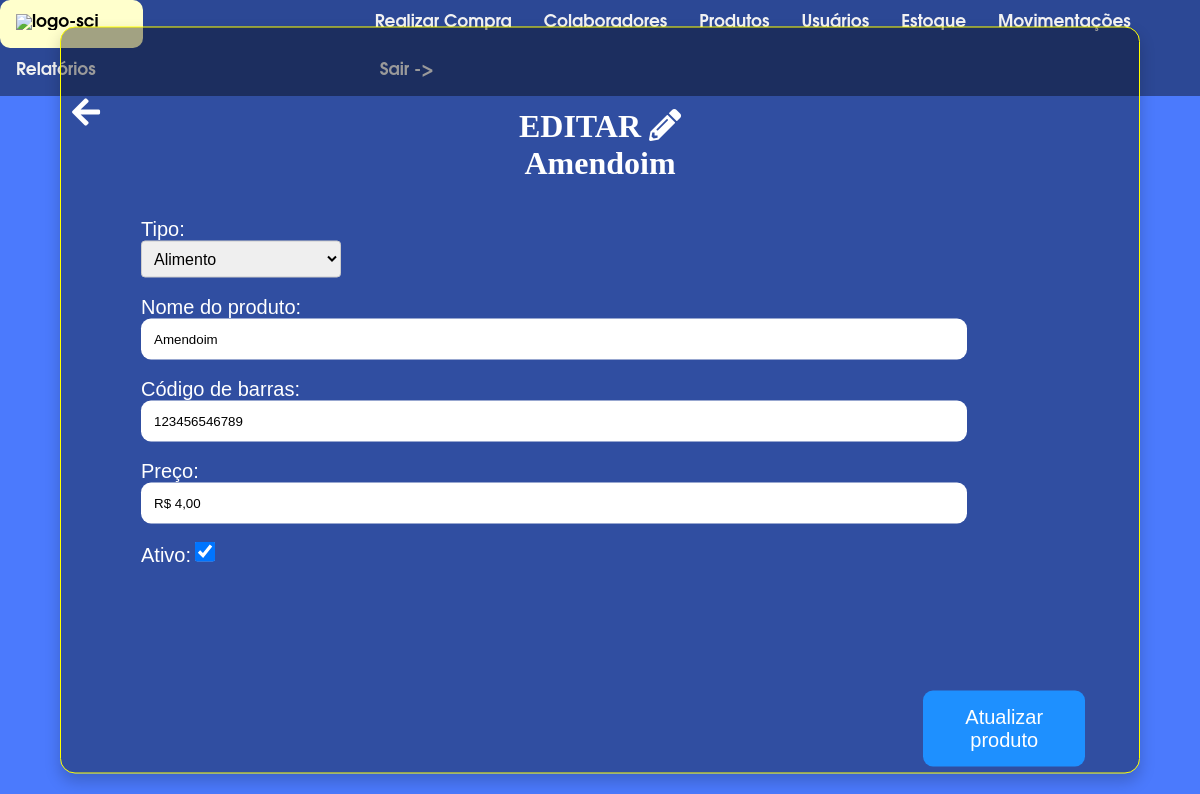
The app's page /home/editar-produto/2 (signed in), older data.
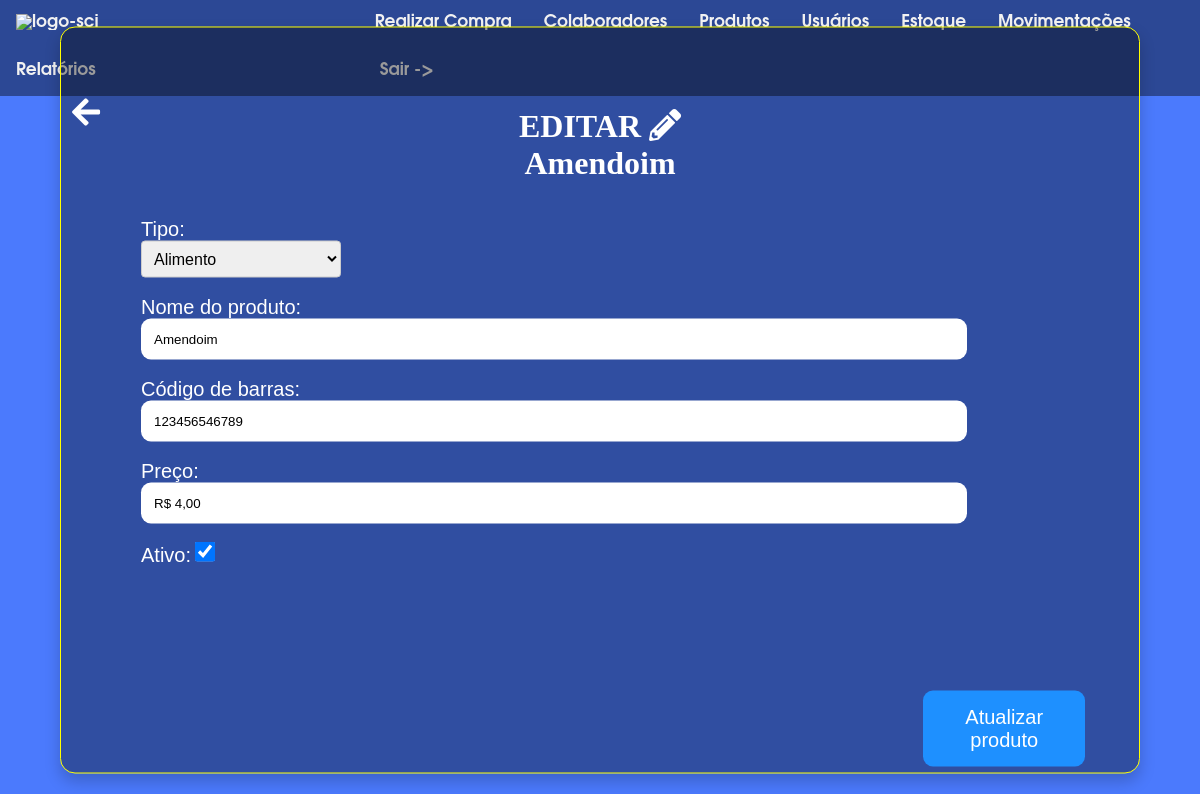
The same page, newer data.
### produtos/models.py (models this page shows, shortened)
class Produtos(models.Model):
    TIPOS_CHOICES = (
    ('Alimento', 'Alimento'),
    ('Ingresso', 'Ingresso'),
    ('Roupa','Roupa')
    )
    nome = models.CharField(max_length=50)
    cod_barras = models.IntegerField()
    preco = models.DecimalField(max_digits=200,decimal_places=2)
    tipo = models.CharField(max_length=8,choices=TIPOS_CHOICES)
    situacao = models.CharField(default="Ativo", max_length=7)

### produtos/views.py (the view, shortened to what this page needs)
# urls.py: path('editar-produto/<int:id>',EditarProdu,name="EditarProdu"),
@login_required(login_url='Login')
def EditarProdu(request,id):
    produto = Produtos.objects.get(id=id)
    if request.method == 'POST':
        nome = request.POST.get('nome')
        cod_barras = request.POST.get('cod_barras')
        cod_barras = cod_barras.replace('-','').replace('_','')
        preco = request.POST.get('preco')
        tipo = request.POST.get('tipo')
        situacao =  request.POST.get('ativo')
        lista_cods = Produtos.objects.exclude(id=id).values_list('cod_barras',flat=True)
        try:
            if len(cod_barras) == 12:
                if int(cod_barras) not in lista_cods:
                    if situacao == 'on':
                        situacao = 'Ativo'
                    else:
                        situacao = 'Inativo'
                    preco = preco.replace('R$ ','').replace(',','.')
                    print(preco)
                    produto = Produtos.objects.filter(id=id).update(nome=nome,cod_barras=int(cod_barras),preco=Decimal(preco),tipo=tipo,situacao=situacao)
                    limpar_cache_sessao(request)
                    return redirect('ListarProdu')
                else:
                    ultima_tentativa = {
                        'nome':nome,
                        'cod_barras':cod_barras,
                        'preco':preco,
                        'tipo':tipo,
                        'situacao':situacao,
                    }
                    request.session['ultima_tentativa'] = ultima_tentativa
                    raise Exception('Código de barras já cadastrado!')
            else:
                ultima_tentativa = {
                    'nome':nome,
                    'cod_barras':cod_barras,
                    'preco':preco,
                    'tipo':tipo,
                    'situacao':situacao,
                }
                request.session['ultima_tentativa'] = ultima_tentativa
                raise Exception('O código de barra precisa ter 12 números!')
        except Exception as erro:
            messages.error(request,f'{erro}')
            url = reverse('EditarProdu',args=[produto.id])
            return redirect(url)
    else:
        ultima_tentativa = request.session.get('ultima_tentativa')
        if ultima_tentativa is None:
            context = {
            "nome":produto.nome,'cod_barras':produto.cod_barras,'preco':produto.preco,'id':produto.id,
            'tipo':produto.tipo,'situacao':produto.situacao
            }
            return render(request,'produtos/editar_produ.html',context=context)

### templates/produtos/editar_produ.html (shortened to what this page needs)
{% load static%}
<!DOCTYPE html>
<html lang="en">
<head>
    <link rel="stylesheet" href="{% static 'produtos/css/editar_produ.css'%}">
</head>
<body>
  {% include 'navbar.html' %}
  <link rel="stylesheet" href="https://cdnjs.cloudflare.com/ajax/libs/font-awesome/5.15.3/css/all.min.css">
  <a href="{% url 'VoltarProdutos'%}"><i class="fas fa-arrow-left fa-2x" style="position: absolute; top: 12%; left: 6%; color: white;z-index: 2;cursor: pointer;"></i> </a>
    <div class="container">
        <form method="post" action="{% url 'EditarProdu' id=id %}">
            <h1>EDITAR <i class="fas fa-pencil-alt"></i> <br>  {{nome}}</h1>
            <br><br>
            <label for="tipo">Tipo:</label><br>
            <select id="tipo" name="tipo" required value="{{tipo}}">
                        <option value="Alimento"{% if tipo == 'Alimento' %} selected{% endif %}>Alimento</option>
            </select><br><br>
            <label for="nome">Nome do produto:</label><br>
            <input type="text" placeholder="Nome:" name="nome" id="nome" value="{{nome}}" required><br><br>
            <label for="cpf">Código de barras:</label><br>
            <input type="cod_barras" placeholder="cod_barras:" name="cod_barras" id="cod_barras" value ="{{cod_barras}}" required><br><br>
            <label for="preco">Preço:</label><br>
            <input type="text" placeholder="Preço:" name="preco" id="preco" onkeypress="validarEntrada(event)" value="R$ {{preco}}" required><br><br>
            <label for="ativo" class="checkbox-label">Ativo:</label>
            <input type="checkbox" id="ativo" name="ativo" class="checkbox-custom" placeholder="Ativo" {%if situacao%}checked{%endif%}><br><br>
            <br><br><br>
            <button type="submit" style="color:white">Atualizar produto</button>
        </form>
        <br><br><br>
    </div>
</body>
</html>

Row changes from the older to the newer data that the page shows:
changed Produtos "Amendoim": situacao (not shown) → "☑"
Text that changed along with them:
form field ativo: "☑" → (not shown)
